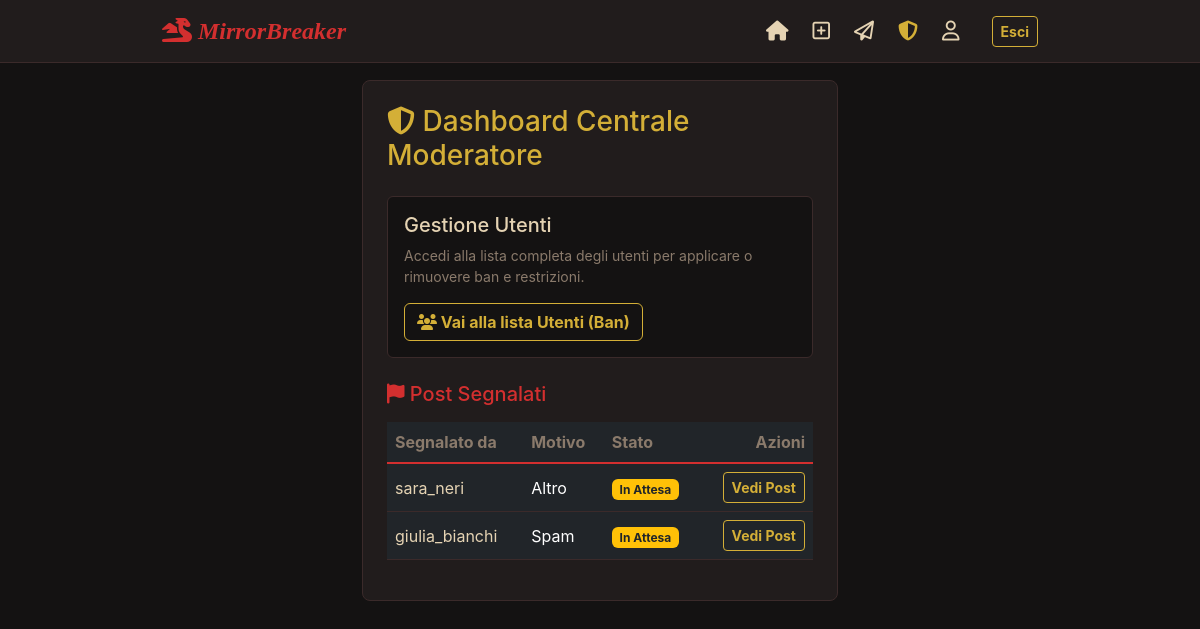
Screenshot of /posts/moderatore/ (signed in) with the database file from the repository.
### posts/models.py (models this page shows, shortened)
class Segnalazione(models.Model):
    MOTIVO_CHOICES = (
        ('spam',     'Spam'),
        ('odio',     "Incitamento all'odio"),
        ('violenza', 'Contenuto violento'),
        ('altro',    'Altro'),
    )
    STATO_CHOICES = (
        ('in_attesa', 'In attesa'),
        ('risolta',   'Risolta'),
        ('ignorata',  'Ignorata'),
    )
    segnalato_da  = models.ForeignKey(settings.AUTH_USER_MODEL, on_delete=models.CASCADE, related_name='segnalazioni_inviate')
    post          = models.ForeignKey(Post,     null=True, blank=True, on_delete=models.CASCADE,  related_name='segnalazioni')
    commento      = models.ForeignKey(Commento, null=True, blank=True, on_delete=models.CASCADE,  related_name='segnalazioni')
    motivo        = models.CharField(max_length=20, choices=MOTIVO_CHOICES)
    descrizione   = models.TextField(max_length=500, blank=True)
    stato         = models.CharField(max_length=20, choices=STATO_CHOICES, default='in_attesa')
    gestita_da    = models.ForeignKey(
        settings.AUTH_USER_MODEL, null=True, blank=True,
        on_delete=models.SET_NULL, related_name='segnalazioni_gestite'
    )
    creata_il     = models.DateTimeField(default=timezone.now)
    aggiornata_il = models.DateTimeField(auto_now=True)
    class Meta:
        ordering = ['-creata_il']

### users/models.py (models this page shows, shortened)
class CustomUser(AbstractUser):
    ROLE_CHOICES = (
        ('standard',  'Utente Standard'),
        ('moderator', 'Moderatore'),
    )
    ruolo = models.CharField(max_length=20, choices=ROLE_CHOICES, default='standard')
    immagine_profilo = models.ImageField(upload_to='avatars/', null=True, blank=True)
    bio              = models.TextField(max_length=500, blank=True)
    link_sito        = models.URLField(max_length=200, blank=True)
    data_nascita     = models.DateField(null=True, blank=True)
    account_privato  = models.BooleanField(default=False)
    is_banned        = models.BooleanField(default=False)   # gestito dal moderatore
    following = models.ManyToManyField(
        'self',
        symmetrical=False,
        related_name='followers',
        blank=True,
    )
    richieste_follow = models.ManyToManyField(
        'self',
        symmetrical=False,
        related_name='richieste_in_arrivo',
        blank=True,
    )
    @property
    def is_moderator(self):
        return self.ruolo == 'moderator'

### posts/views.py (the view)
    def wrapper(request, *args, **kwargs):
        if not request.user.is_authenticated or not request.user.is_moderator:
            return HttpResponseForbidden("Accesso riservato ai moderatori.")
        return view_func(request, *args, **kwargs)

### posts/views.py (called while the page is built)
def moderatore_required(view_func):
    def wrapper(request, *args, **kwargs):
        if not request.user.is_authenticated or not request.user.is_moderator:
            return HttpResponseForbidden("Accesso riservato ai moderatori.")
        return view_func(request, *args, **kwargs)
    return wrapper

@login_required
@moderatore_required
def dashboard_moderatore_view(request):
    segnalazioni = Segnalazione.objects.filter(stato='in_attesa').select_related(
        'segnalato_da', 'post', 'commento'
    )
    return render(request, 'posts/moderatore/dashboard.html', {'segnalazioni': segnalazioni})

### templates/posts/moderatore/dashboard.html (shortened to what this page needs)
{% extends 'base.html' %}
{% block content %}
<div class="row justify-content-center mt-4">
    <div class="col-md-10">
        <div class="post-card p-4">
            <h3 class="mb-4" style="color: var(--kiki-gold);">
                <i class="fa-solid fa-shield-halved"></i> Dashboard Centrale Moderatore
            </h3>
            <div class="mb-4 p-3 rounded" style="background-color: var(--kiki-bg); border: 1px solid var(--kiki-border);">
                <h5 style="color: var(--kiki-text-main);">Gestione Utenti</h5>
                <p class="text-muted small mb-3">Accedi alla lista completa degli utenti per applicare o rimuovere ban e restrizioni.</p>
                <a href="{% url 'users:lista_utenti' %}" class="btn btn-kiki-outline">
                    <i class="fa-solid fa-users"></i> Vai alla lista Utenti (Ban)
                </a>
            </div>
            <h5 class="mt-4 mb-3" style="color: var(--kiki-red);">
                <i class="fa-solid fa-flag"></i> Post Segnalati
            </h5>
            <div class="table-responsive">
                <table class="table table-dark table-hover align-middle" style="background-color: transparent;">
                    <thead>
                        <tr style="border-bottom: 2px solid var(--kiki-red);">
                            <th scope="col" style="color: var(--kiki-text-muted);">Segnalato da</th>
                            <th scope="col" style="color: var(--kiki-text-muted);">Motivo</th>
                            <th scope="col" style="color: var(--kiki-text-muted);">Stato</th>
                            <th scope="col" class="text-end" style="color: var(--kiki-text-muted);">Azioni</th>
                        </tr>
                    </thead>
                    <tbody>
                        {% for segnalazione in segnalazioni %}
                        <tr style="border-bottom: 1px solid var(--kiki-border);">
                            <td style="color: var(--kiki-text-main);">{{ segnalazione.segnalato_da.username }}</td>
                            <td>{{ segnalazione.motivo|title }}</td>
                            <td>
                                {% if segnalazione.stato == 'in_attesa' %}
                                    <span class="badge bg-warning text-dark">In Attesa</span>
                                {% else %}
                                    <span class="badge bg-success">Risolta</span>
                                {% endif %}
                            </td>
                            <td class="text-end">
                                <a href="{% url 'posts:dettaglio' segnalazione.post.pk %}" class="btn btn-sm btn-kiki-outline">
                                    Vedi Post
                                </a>
                            </td>
                        </tr>
                        {% endfor %}
                    </tbody>
                </table>
            </div>
        </div>
    </div>
</div>
{% endblock %}

### static/css/style.css (style rules this page uses)
:root { --kiki-bg: #141212; --kiki-card-bg: #211c1c; --kiki-red: #d32f2f; --kiki-red-dark: #8c1d1d; --kiki-gold: #d4af37; --kiki-text-main: #e5d3b3; --kiki-text-muted: #8a7a6b; --kiki-border: #3b2a2a; }
body { background-color: var(--kiki-bg); color: var(--kiki-text-main); font-family: -apple-system, BlinkMacSystemFont, "Segoe UI", Roboto, Helvetica, Arial, sans-serif; }
.post-card { background-color: var(--kiki-card-bg); border: 1px solid var(--kiki-border); border-radius: 8px; margin-bottom: 25px; }
.btn-kiki-outline { background-color: transparent; border: 1px solid var(--kiki-gold); color: var(--kiki-gold); font-weight: bold; }
.text-muted { color: var(--kiki-text-muted) !important; }

### rows the page displays
Segnalazione: segnalato_da.username "sara_neri", motivo "Altro", stato "In Attesa"
Segnalazione: segnalato_da.username "giulia_bianchi", motivo "Spam", stato "In Attesa"
